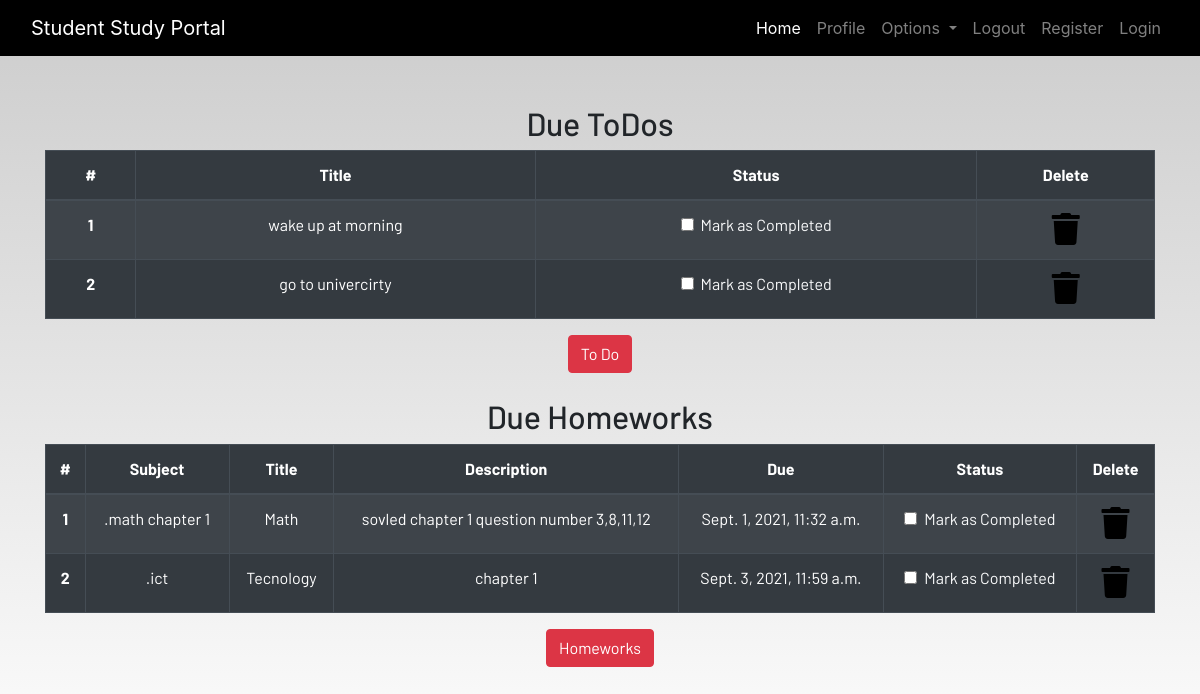
/profile/ (signed in), run on the app's committed database.
### dashboard/models.py (models this page shows, shortened)
class Todo(models.Model):
    user = models.ForeignKey(User,on_delete=models.CASCADE)
    title = models.CharField(max_length=100)
    is_finished = models.BooleanField(default=False)

class Homework(models.Model):
    user = models.ForeignKey(User,on_delete=models.CASCADE)
    title = models.CharField(max_length=100)
    subject = models.CharField(max_length=100)
    description = models.TextField()
    due = models.DateTimeField()
    is_finished = models.BooleanField(default=False)

### dashboard/views.py (the view)
# urls.py: path('profile/',views.profile,name='profile'),
@login_required
def profile(request):
    homeworks = Homework.objects.filter(is_finished=False,user=request.user)
    todos = Todo.objects.filter(is_finished=False,user=request.user)
    if len(homeworks) == 0:
        homework_done = True
    else:
        homework_done = False
    if len(todos) == 0:
        todos_done = True
    else:
        todos_done = False
    context = {
        'homeworks':homeworks,
        'todos':todos,
        'homework_done':homework_done,
        'todos_done':todos_done
    }
    return render(request,'dashboard/profile.html',context)

### dashboard/templates/dashboard/profile.html
{% extends 'dashboard/base.html' %} {% load static %}
{% load crispy_forms_tags%}
{% block content %}
<section class="text-center">
    <div class="container">
        {% if not todos_done%}
        <h2>Due ToDos</h2>
        <table class="table table-striped table-bordered table-hover table-dark">
            <thead>
                <tr>
                    <th scope="col">#</th>
                    <th scope="col">Title</th>
                    <th scope="col">Status</th>
                    <th scope="col">Delete</th>
                </tr>
            </thead>
            <tbody>
                {% for todo in todos%}
                <tr>
                    <th scope="row">{{forloop.counter}}</th>
                    <td>{{todo.title}}</td>
                    <td>
                        <a href="{% url 'update-todo' todo.id%}">
                            <div class="form-check">
                                {% if todo.is_finished == True%}
                                <input class="form-check-input" type="checkbox" value="" checked>
                                {% else%}
                                <input class="form-check-input" type="checkbox" value="">
                                {% endif%}
                                <label class="form-check-label text-light" for="flexCheckDefault">
                                    Mark as Completed
                                </label>
                            </div>
                        </a>
                    </td>
                    <td><a href="{% url 'delete-todo' todo.id%}"><i class="fa fa-trash fa-2x"></i></a></td>
                </tr>
                {% endfor%}
            </tbody>
        </table>
        {% else%}
        <h3>All To dos are completed!!!!</h3>
        {% endif%}
        <a href="{% url 'todo'%}" class="btn btn-danger">To Do</a>
        <br><br>
        {% if not homework_done%}
        <h2>Due Homeworks</h2>
        <table class="table table-striped table-bordered table-hover table-dark">
            <thead>
                <tr>
                    <th scope="col">#</th>
                    <th scope="col">Subject</th>
                    <th scope="col">Title</th>
                    <th scope="col">Description</th>
                    <th scope="col">Due</th>
                    <th scope="col">Status</th>
                    <th scope="col">Delete</th>
                </tr>
            </thead>
            <tbody>
                {% for homework in homeworks%}
                <tr>
                    <th scope="row">{{forloop.counter}}</th>
                    <td>.{{homework.subject}}</td>
                    <td>{{homework.title}}</td>
                    <td>{{homework.description}}</td>
                    <td>{{homework.due}}</td>
                    <td>
                        <a href="{% url 'update-homework' homework.id%}">
                            <div class="form-check">
                                {% if homework.is_finished == True%}
                                <input class="form-check-input" type="checkbox" value="" checked>
                                {% else%}
                                <input class="form-check-input" type="checkbox" value="">
                                {% endif%}
                                <label class="form-check-label text-light" for="flexCheckDefault">
                                    Mark as Completed
                                </label>
                            </div>
                        </a>
                    </td>
                    <td><a href="{% url 'delete-homework' homework.id %}"><i class="fa fa-trash fa-2x"></i></a></td>
                </tr>
                {% endfor%}
            </tbody>
        </table>
        {% else%}
        <h3>All To homeworks are completed!!!!</h3>
        {% endif%}
        <a href="{% url 'homework'%}" class="btn btn-danger">Homeworks</a>
    </div>
</section>
{% endblock content %}

### static/css/main.css (style rules this page uses)
html { scroll-behavior: smooth; height: 100%; width: 100%; }
a { text-decoration: none !important; color: black; }
html, body { max-width: 100%; overflow-x: hidden; height: 100%; width: 100%; }
body { background: linear-gradient(rgba(0, 0, 0, 0.2), rgba(255, 255, 255, 0.5)); overflow-x: hidden; background-repeat: no-repeat; }
.fa { color: black; }

### data on the page
Todo: title "wake up at morning"
Todo: title "go to univercirty"
Homework: subject "math chapter 1", title "Math", description "sovled chapter 1 question number 3,8,11,12", due "Sept. 1, 2021, 11:32 a.m."
Homework: subject "ict", title "Tecnology", description "chapter 1", due "Sept. 3, 2021, 11:59 a.m."
